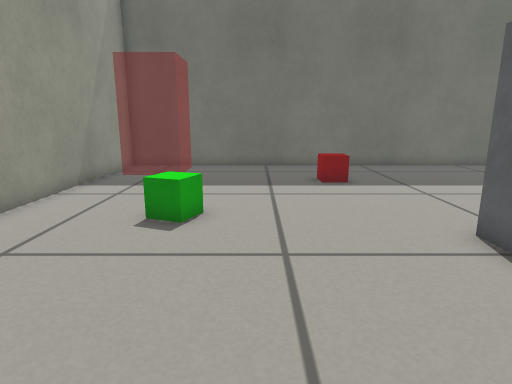
[1] (above)

13 first-person views from a walk through a Gazebo world. The camera is 0.46 m above the floor, tilts 12° down and sees 75° across. The floor is counted in squares, 0.2 m on a side. Each view is taken from the middle of a square. On the plan, view 1 faces up. The plan holds only what a view shows up to about 19 squares ahead; the rest is blank.

[2]
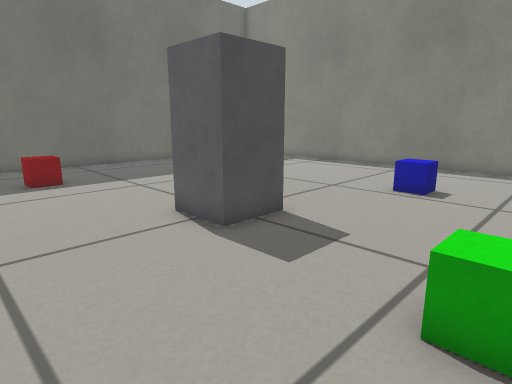

[3]
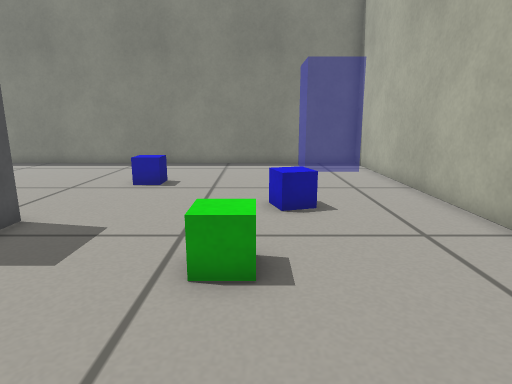

[4]
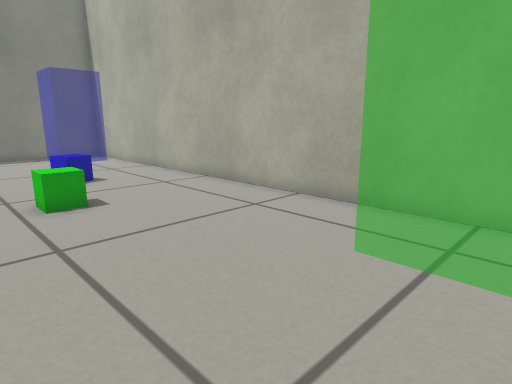

[5]
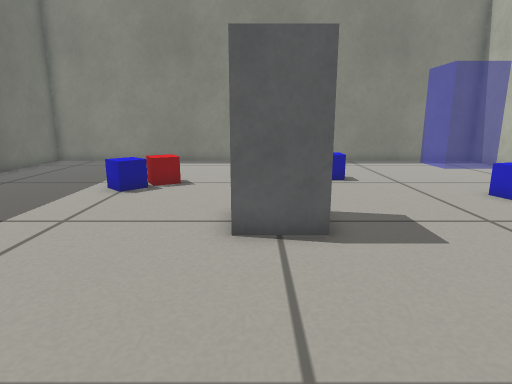

[6]
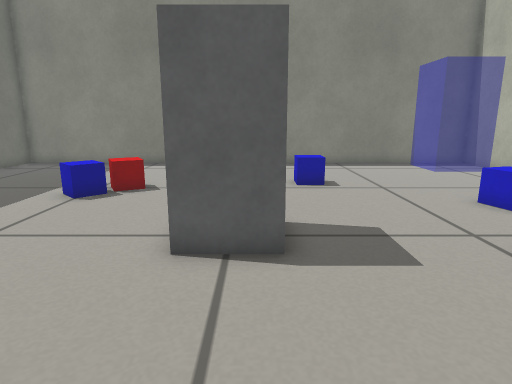

[7]
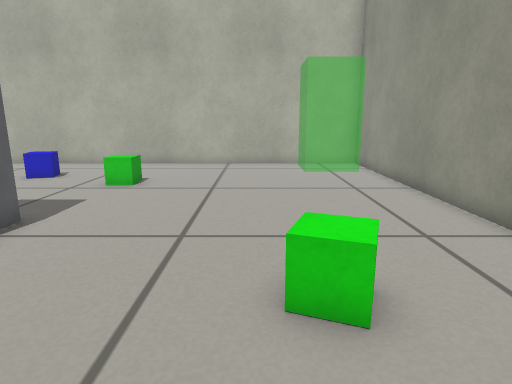

[8]
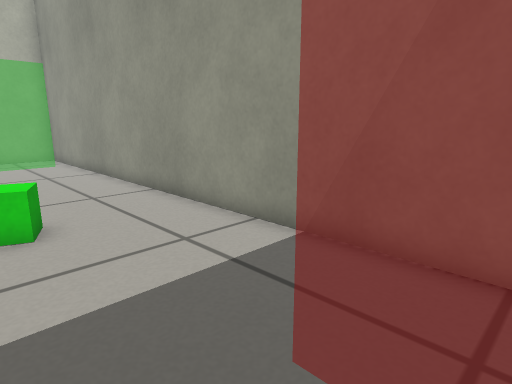

[9]
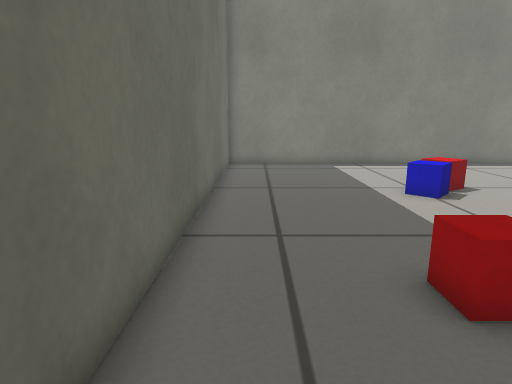

[10]
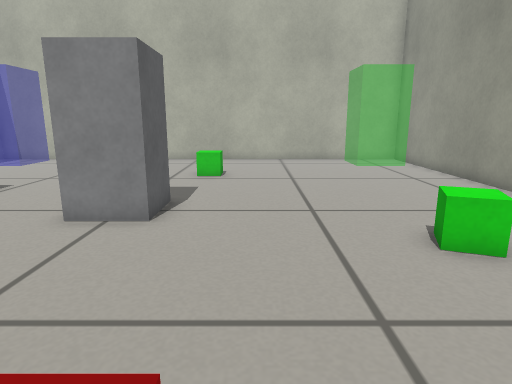

[11]
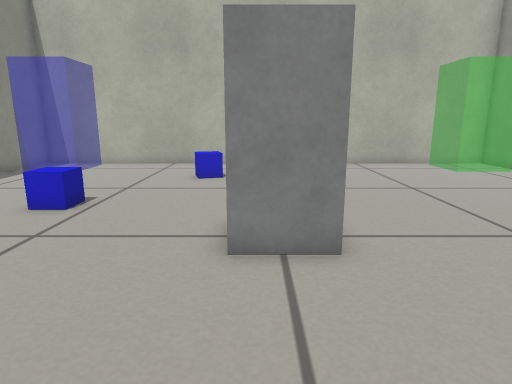

[12]
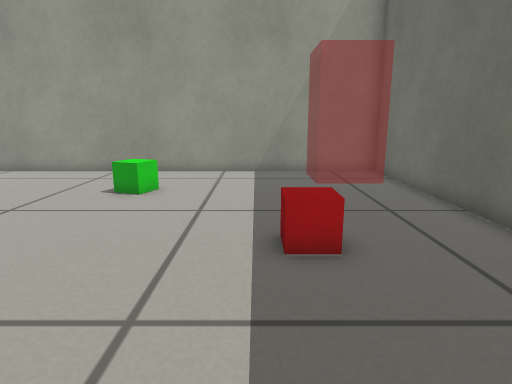

[13]
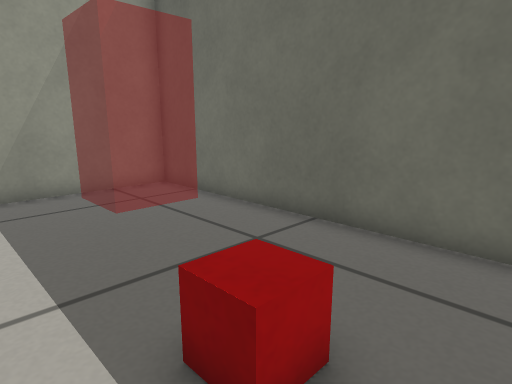

### Floor plan
Points are (right, up) in squares from view 1. A wall is a line through its corners. A room is listed if a view was taken in it or the views show most of it. See-through windows are left out.
Room 1 (views 1, 2, 3, 4, 5, 6, 7, 8, 9, 10, 11, 12, 13)
walls: (17.5, 17.5) (-6.5, 17.5) (-6.5, -6.5) (17.5, -6.5) (17.5, 17.5)
objects: green box (-2, 8); red box (3, 13); green box (4, -1) to (4, 0); grey box (5, 5) to (6, 6); blue box (8, -2); blue box (9, 10) to (10, 11); red box (10, 9) to (11, 10); blue box (11, 3) to (12, 3)

Where each view was taken, in squares from view 1:
view 1: 0 up, 0 right, facing up
view 2: 1 down, 0 right, facing up-right
view 3: 1 down, 1 left, facing right
view 4: 2 up, 6 left, facing down-right
view 5: 6 up, 2 left, facing right
view 6: 5 up, 1 left, facing right
view 7: 12 up, 1 left, facing down
view 8: 16 up, 1 left, facing down-left
view 9: 16 up, 1 left, facing right
view 10: 14 up, 2 right, facing down
view 11: 12 up, 6 right, facing down
view 12: 12 up, 9 right, facing left
view 13: 11 up, 5 right, facing up-left
